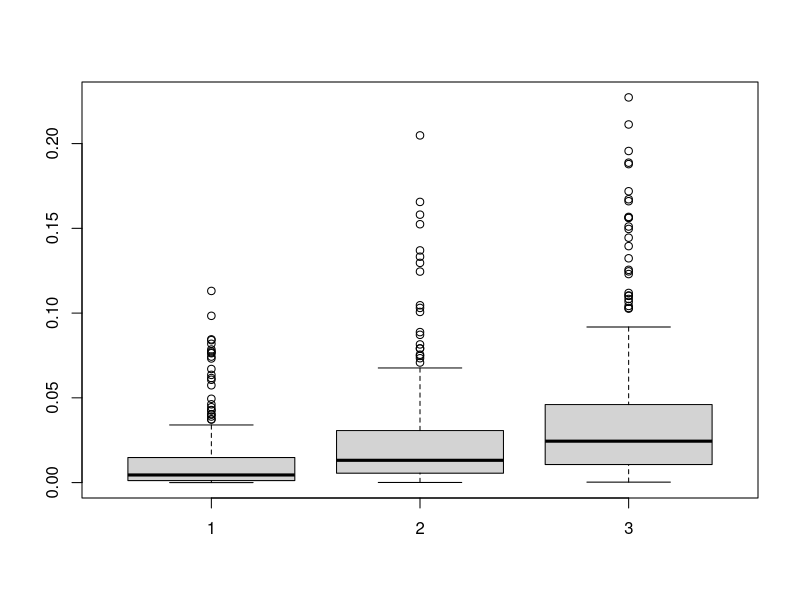
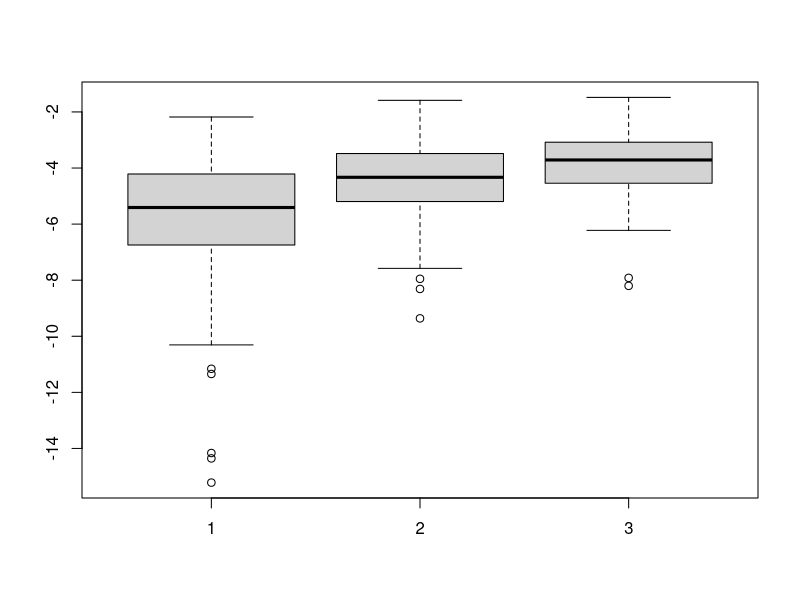

These charts were generated, in order, by the following R code:

res <- data.frame(n = 1:200, rs1 = NA, rs2 = NA, rs3 = NA)

for (i in 1:nrow(res)) {
  # set sample size
  n <- sample(20:200, 1)
  # create data set
  xdata <- data.frame(resp = rnorm(n),
                      pred1 = rnorm(n),
                      pred2 = rnorm(n),
                      pred3 = rnorm(n))
  # fit two models
  m1 <- lm(resp ~ pred1, data = xdata)
  m2 <- lm(resp ~ pred1 + pred2, data = xdata)
  m3 <- lm(resp ~ pred1 + pred2 + pred3, data = xdata)
  res$rs1[i] <- summary(m1)$r.squared
  res$rs2[i] <- summary(m2)$r.squared
  res$rs3[i] <- summary(m3)$r.squared
}


boxplot(res$rs1, res$rs2, res$rs3)
boxplot(log(res$rs1), log(res$rs2), log(res$rs3))
mean(res$rs2 - res$rs1)
mean(res$rs3 - res$rs1)

